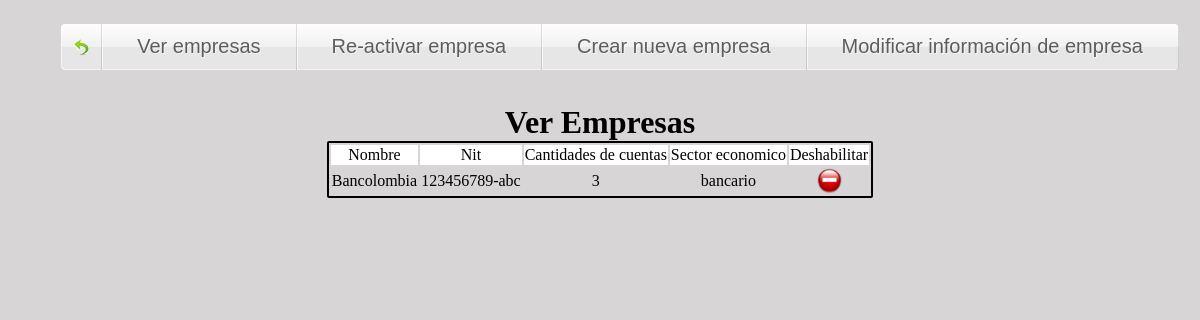
Page /administradorSistema/verEmpresas.php on the committed database.
### tables this page shows
CREATE TABLE empresa (idEmpresa INTEGER NOT NULL AUTO_INCREMENT,nombre VARCHAR(255) NOT NULL,nit VARCHAR(45) NOT NULL,cantidadCuentas INTEGER NOT NULL,sectorEconomico VARCHAR(250) NOT NULL,urlLogo VARCHAR(250) NOT NULL,estado VARCHAR(1) NOT NULL,PRIMARY KEY(idEmpresa));

### administradorSistema/verEmpresas.php (the view, shortened to what this page needs)
<html>
    <head>
	<link rel="stylesheet" type="text/css" href="css/barraNavegacion.css"/>
	<link rel="stylesheet" type="text/css" href="css/estilos.css"/>
	<link rel="stylesheet" type="text/css" href="css/estiloBarraNavegacion.css"/>
	<link rel="stylesheet" type="text/css" href="http://www.formmail-maker.com/var/demo/jquery-popup-form/colorbox.css" />
    </head>
    <body>
	<?php
            include("./encabezadoEmpresas.inc");
	?>
        <br/>
        <h1 class="titulo">
            Ver Empresas
        </h1>
        <table class="tabla">
            <tr>
                <td class="blanco">
                    Nombre
                </td>
                <td class="blanco">
                    Nit
                </td>
                <td class="blanco">
                    Cantidades de cuentas
                </td>
                <td class="blanco">
                    Sector economico
                </td>
                <td class="blanco">
                    Deshabilitar
                </td>
            </tr>
            <?php
                include ("./conexion.php");
                $consulta=mysql_query("select * from empresa where estado='A'",$link);
                while($row=mysql_fetch_array($consulta)) {
                    ?>
                    <tr>
                        <td>
                            <?php
                                echo $row["nombre"];
                            ?>
                        </td>
                        <td>
                            <?php
                                echo $row["nit"];
                            ?>
                        </td>
                        <td>
                            <?php
                                echo $row["cantidadCuentas"];
                            ?>
                        </td>
                        <td>
                            <?php
                                echo $row["sectorEconomico"];
                            ?>
                        </td>
                        <td>
                            <a href="deshabilitarEmpresa.php?id=<?php echo $row['idEmpresa']; ?>" class='iframe'>
                                <img src="imagenes/eliminar.png" title="Deshabilitar empresa" width="25" height="25"/>
                            </a>
                        </td>
                    </tr>
                    <?php
                }
            ?>
        </table>
    </body>
</html>

### administradorSistema/css/estilos.css (style rules this page uses)
body { background:#D7D5D6; }
.titulo,#login,.tabla,.tablacentrada { margin:0 auto; text-align:center; }
.tabla { border:2px solid #000000; border-radius:2px; }
.blanco { background: #FFFFFF; }

### rows in the picture
empresa: nombre "Bancolombia", nit "123456789-abc", cantidadCuentas "3", sectorEconomico "bancario"
